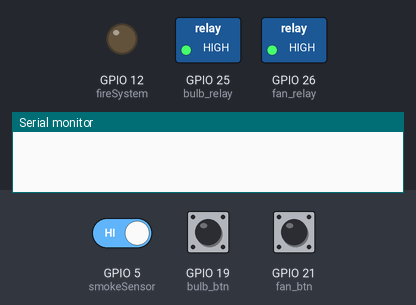
A sketch run on a simulated ESP32. On the bench: switched loads named in the sketch (green lamp = pin HIGH), output pins drawn as LEDs (lit = HIGH), the last lines printed to the serial monitor. The inputs (shaded band) are chosen by the test bench; at power-on: GPIO 19 (bulb_btn) HIGH, GPIO 21 (fan_btn) HIGH, GPIO 5 (smokeSensor) HIGH. WiFi joins after 1.5 s; servers stay silent unless stated.

Above: at 3.0 s.
3.1 s: GPIO 19 (bulb_btn) pulled LOW for 1 s
At 5.5 s:
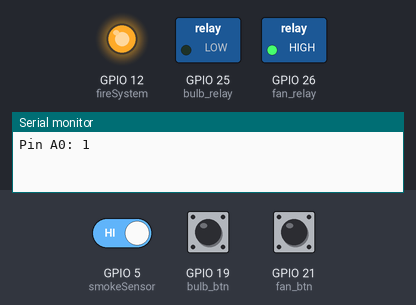
5.8 s: GPIO 21 (fan_btn) pulled LOW for 1 s
At 7.9 s:
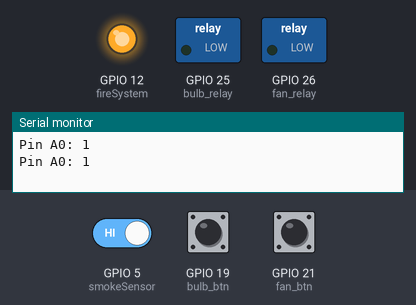
8.3 s: GPIO 19 (bulb_btn) pulled LOW for 0.15 s
At 9.7 s:
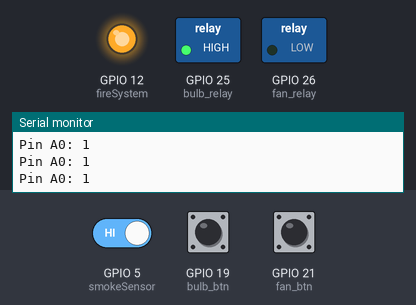
10.0 s: GPIO 5 (smokeSensor) driven LOW
At 12.5 s:
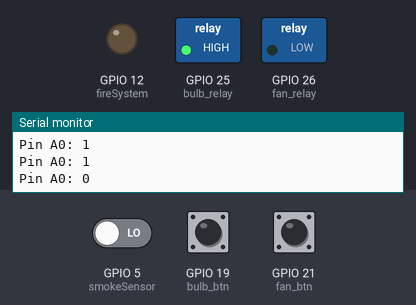
13.3 s: GPIO 5 (smokeSensor) driven HIGH
At 15.5 s:
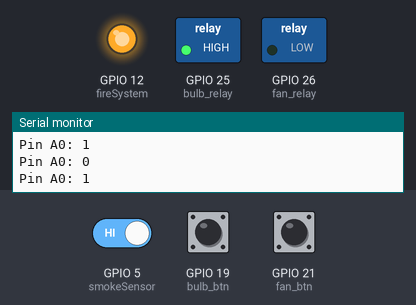
15.8 s: GPIO 21 (fan_btn) pulled LOW for 0.15 s
At 16.8 s:
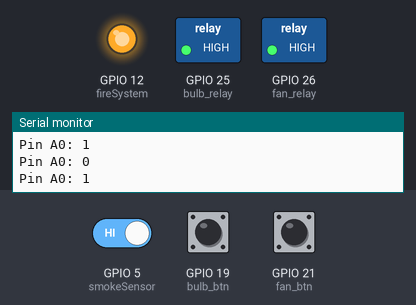
Timing chart, 0 to 18.5 s (numbered marks = the images above; inputs shaded):
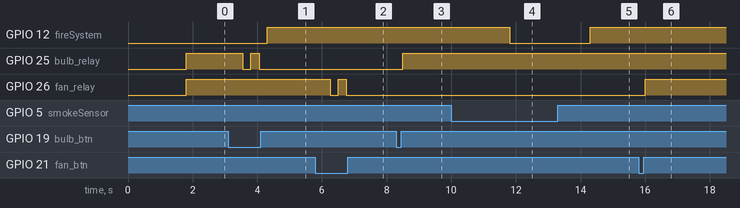

The sketch:

Home_Automation_Using_ESP32.ino
```cpp
// add Your credentials
#define BLYNK_TEMPLATE_ID "Templet token"
#define BLYNK_TEMPLATE_NAME "Project Name"
#define BLYNK_AUTH_TOKEN "Auth Token"
#define BLYNK_PRINT Serial

#include <BlynkSimpleEsp32.h>
#include "WiFi.h"


char auth[] = BLYNK_AUTH_TOKEN; // the auth code for Blynk App
char ssid[] = ""; // username or ssid of Wi-Fi
char pass[] = ""; // password of Wi-Fi

// Object of Timer Class
BlynkTimer timer;

// sensor variables
int smokeSensor = 5;
int data = 0;
int fireSystem = 12;

// button pin
#define bulb_btn 19
#define fan_btn 21

// relays pin
#define bulb_relay 25
#define fan_relay 26

// state variables
int bulb_relay_state = 0;
int fan_relay_state = 0;

// Virtual pins
#define bulb_vpin    V0
#define fan_vpin    V1
#define smokeGuage_vpin V4

// This function is called every time the device is connected to the Blynk.Cloud
// Request the latest state from the server
BLYNK_CONNECTED() {
  Blynk.syncVirtual(bulb_vpin);
  Blynk.syncVirtual(fan_vpin);
  Blynk.syncVirtual(smokeGuage_vpin);
}

// This function is called every time the Virtual Pin state change
//i.e when web push switch from Blynk App or Web Dashboard
BLYNK_WRITE(bulb_vpin) {
  bulb_relay_state = param.asInt();
  digitalWrite(bulb_relay, bulb_relay_state);
}

BLYNK_WRITE(fan_vpin) {
  fan_relay_state = param.asInt();
  digitalWrite(fan_relay, fan_relay_state);
}
////////////// SET UP Function //////////////
void setup() {
  Blynk.begin(auth, ssid, pass);
  // Debug console
  Serial.begin(115200);

  // Btn PIN CONFIG
  pinMode(bulb_btn, INPUT_PULLUP);
  pinMode(fan_btn, INPUT_PULLUP);

  // RELAYS PIN CONFIG
  pinMode(bulb_relay,OUTPUT);
  pinMode(fan_relay, OUTPUT);

  // FIRE SYSTEM PIN CONFIG
  pinMode(fireSystem,OUTPUT);
  pinMode(smokeSensor, INPUT);

  //During Starting all Relays should TURN OFF
  digitalWrite(bulb_relay, HIGH);
  digitalWrite(fan_relay, HIGH);

  timer.setInterval(2500L, sendSensor); // blyn timer for calling Smoke sensor function.
}

////////////// LOOP Function //////////////
void loop(){
  Blynk.run();
  timer.run();

  listen_push_buttons();
}


// button controller
void listen_push_buttons(){

    if(digitalRead(bulb_btn) == LOW){
      delay(200);
      control_relay(1);
      Blynk.virtualWrite(bulb_vpin, bulb_relay_state); //update button state
    }
    else if (digitalRead(fan_btn) == LOW){
      delay(200);
      control_relay(2);
      Blynk.virtualWrite(fan_vpin, fan_relay_state); //update button state
    }
}

// relay controller
void control_relay(int relay){

  if(relay == 1){
    bulb_relay_state = !bulb_relay_state;
    digitalWrite(bulb_relay, bulb_relay_state);
    delay(50);
  }
  else if(relay == 2){
    fan_relay_state = !fan_relay_state;
    digitalWrite(fan_relay, fan_relay_state);
    delay(50);
  }
}


// smoke sensor
void sendSensor(){

  int data = digitalRead(smokeSensor);
  Blynk.virtualWrite(smokeGuage_vpin, data);
  Serial.print("Pin A0: ");
  Serial.println(data);

  if(!data){
    digitalWrite(fireSystem, LOW);
    Blynk.logEvent("gas_sensor","Gas Leakage Detected");
  }
  else {
    digitalWrite(fireSystem, HIGH);
  }
}
```

Measured:
- after the input at 3.1 s, GPIO 25 (bulb_relay): HIGH → LOW after 0.45 s, → HIGH 0.25 s later, → LOW 0.25 s later
- after the input at 5.8 s, GPIO 26 (fan_relay): HIGH → LOW after 0.45 s, → HIGH 0.25 s later, → LOW 0.25 s later
- after the input at 8.3 s, GPIO 25 (bulb_relay): LOW → HIGH after 0.20 s
- after the input at 10.0 s, GPIO 12 (fireSystem): HIGH → LOW after 1.8 s
- after the input at 13.3 s, GPIO 12 (fireSystem): LOW → HIGH after 1.0 s
- after the input at 15.8 s, GPIO 26 (fan_relay): LOW → HIGH after 0.20 s
